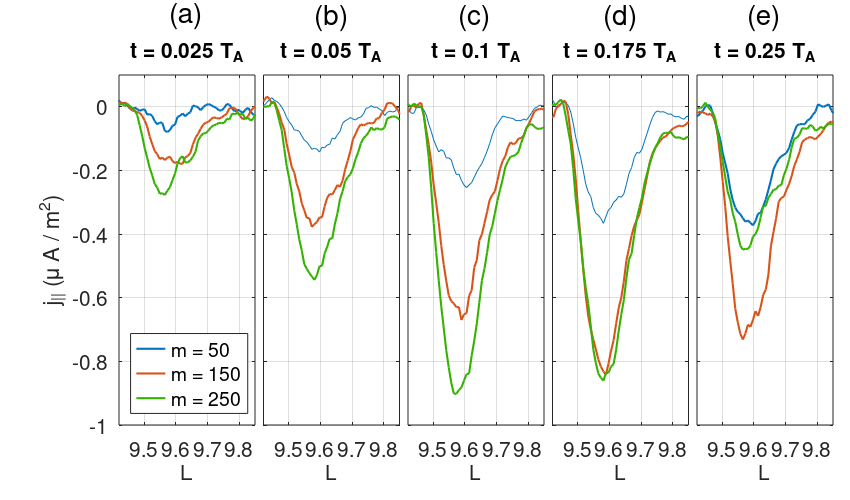
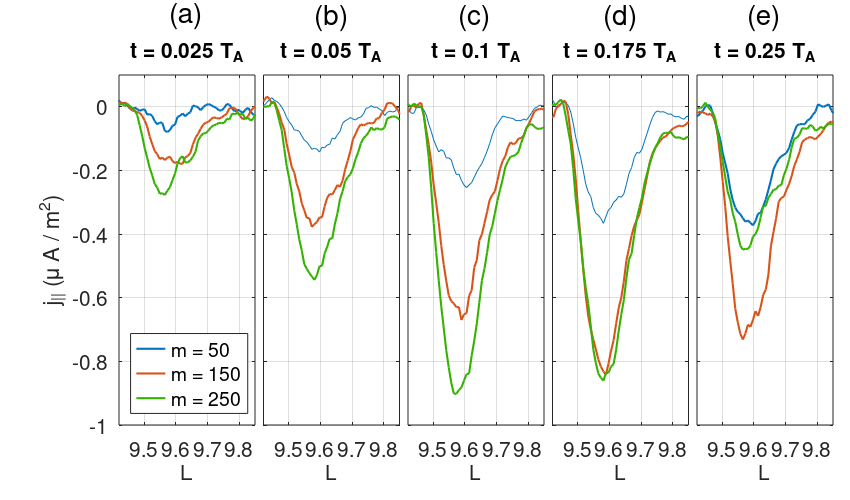
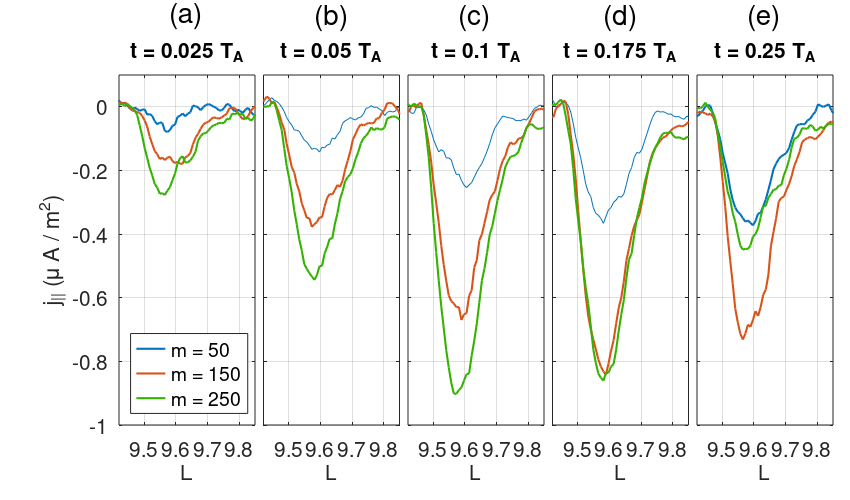

Here is the MATLAB script that generated these plots, in order:
clear all;

load('Fig7_data','j_m050','x_m050','t_m050','j_m150','x_m150','t_m150','j_m250','x_m250','t_m250');

x11 = x_m050;
j11 = j_m050;
t11 = t_m050;

x22 = x_m150;
j22 = j_m150;
t22 = t_m150;

x33 = x_m250;
j33 = j_m250;
t33 = t_m250;


filename0 = ['Fig7'];
set(gcf,'PaperPosition',[0.1, 0.1, 8.5, 5])


lb = [0.2 0.2 0.5];

ii=40;
subplot(155)
plot(1./x11, j11(ii,:), 'linewidth', 1.5)
hold on 
plot(1./x22, j22(ii,:), 'linewidth', 1.5)
plot(1./x33, j33(ii,:), 'color',[0.2,0.7,0], 'linewidth', 1.5)
hold off
set(gca, 'fontsize', 15);
set(gca, 'xlim', [9.42,9.85], 'ylim', [-1., 0.1]);
grid on
set(gca, 'yticklabel','');
title('t = 0.25 T_A', 'fontsize', 15);
xlabel('L', 'fontsize', 15);
set(gca, 'position', [0.82, 0.15, 0.16, 0.7]) 
text(9.58, 0.28, '(e)', 'fontsize',20); 


ii=28;
subplot(154)
plot(1./x11, j11(ii,:),  1./x22, j22(ii,:), 'linewidth', 1.5)
hold on
plot(1./x33, j33(ii,:),'color', [0.2 0.7 0], 'linewidth', 1.5)
hold off
set(gca, 'fontsize', 15);
set(gca, 'xlim', [9.42,9.85], 'ylim', [-1., 0.1]);
grid on
set(gca, 'yticklabel','');
title('t = 0.175 T_A', 'fontsize', 15);
xlabel('L', 'fontsize', 15);
set(gca, 'position', [0.65, 0.15, 0.16, 0.7]) 
text(9.58, 0.28, '(d)', 'fontsize',20); 


ii=16;
subplot(153)
plot(1./x11, j11(ii,:),1./x22, j22(ii,:),  'linewidth', 1.5)
hold on
plot(1./x33, j33(ii,:), 'color', [0.2 0.7 0], 'linewidth', 1.5)
hold off
set(gca, 'fontsize', 15);
set(gca, 'xlim', [9.42,9.85], 'ylim', [-1., 0.1]);
grid on
set(gca, 'yticklabel','');
title('t = 0.1 T_A', 'fontsize', 15);
xlabel('L', 'fontsize', 15);
set(gca, 'position', [0.48, 0.15, 0.16, 0.7]) 
text(9.58, 0.28, '(c)', 'fontsize',20); 

subplot(152)
plot(1./x11, j11(8,:),  1./x22, j22(8,:),  'linewidth', 1.5)
hold on
plot(1./x33, j33(8,:),   'color', [0.2 0.7 0], 'linewidth', 1.5)
hold off
set(gca, 'fontsize', 15);
set(gca, 'xlim', [9.42,9.85], 'ylim', [-1., 0.1]);
grid on
set(gca, 'yticklabel','');
title('t = 0.05 T_A', 'fontsize', 15);
xlabel('L', 'fontsize', 15);
set(gca, 'position', [0.31, 0.15, 0.16, 0.7]) 
text(9.58, 0.28, '(b)', 'fontsize',20); 

subplot(151)
plot(1./x11, j11(4,:), 'linewidth', 1.5)
hold on
plot( 1./x22, j22(4,:),  'linewidth', 1.5)
plot( 1./x33, j33(4,:),  'color', [0.2 0.7 0], 'linewidth', 1.5)
hold off
set(gca, 'fontsize', 15);
set(gca, 'xlim', [9.42,9.85], 'ylim', [-1., 0.1]);
title('t = 0.025 T_A', 'fontsize', 15);
grid on
xlabel('L', 'fontsize', 15);
ylabel('j_{||} (\mu A / m^2)', 'fontsize', 16);
set(gca, 'position', [0.14, 0.15, 0.16, 0.7]) 
h=legend('m = 50','m = 150','m = 250')
set(h, 'location','southwest', 'fontsize',14);
text(9.58, 0.287, '(a)', 'fontsize',20); 


saveas(gcf, filename0, 'pdf');
saveas(gcf, filename0, 'epsc');
saveas(gcf, filename0, 'png');

